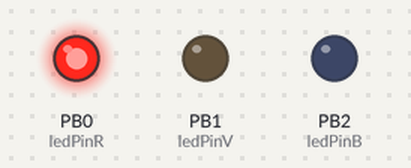
Bench run of a sketch on a simulated ATtiny85, built with avr-gcc and run on an emulated ATtiny85. On the bench: output pins drawn as LEDs (lit = HIGH).

Above: at 0.05 s.
At 1.55 s:
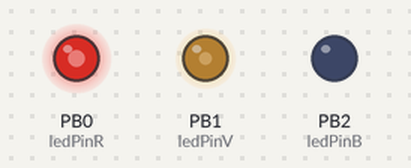
At 3.05 s:
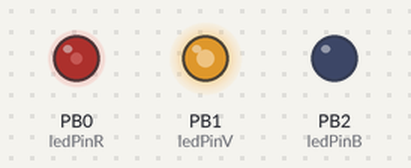
At 6.05 s:
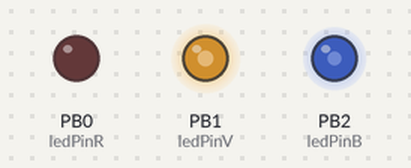
At 9.05 s:
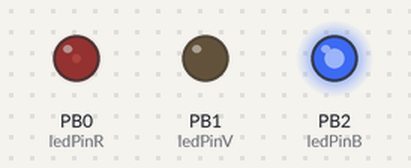
At 12.05 s:
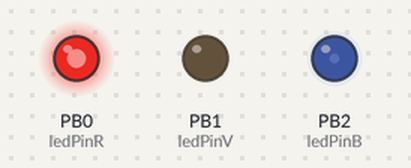
Timing chart, 0 to 16.6 s (numbered marks = the images above):
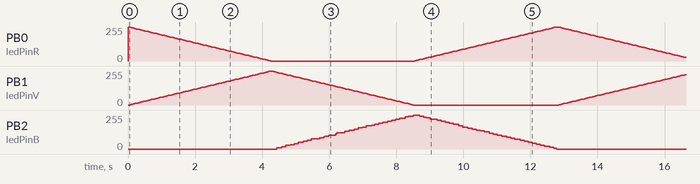

The sketch:

braceletAttiny85.ino
```cpp
int ledPinR = 0;    // LED connected to digital pin 9
int ledPinB = 2;
int ledPinV = 1;

byte colorLed(int red, int green, int blue) {
  analogWrite(ledPinR, red);
  analogWrite(ledPinV, green);
  //analogWrite(ledPinB, blue);

  if ((micros()%2550)<(10*blue)) {
    digitalWrite(ledPinB,HIGH);
  } else {
    digitalWrite(ledPinB,LOW);
  }
    //digitalWrite(ledPinB,HIGH);

   return 0;
}
unsigned long top=0;

uint32_t Wheel() {

int i = ((millis()-top)/50)% 256;

//for (int i=0;i<256;i++) {
// delay(50);


 int   WheelPos = 255 - i;
  if(WheelPos < 85) {
     colorLed(255 - WheelPos * 3, 0, WheelPos * 3);
  } else
  if(WheelPos < 170) {
    WheelPos -= 85;
     colorLed(0, WheelPos * 3, 255 - WheelPos * 3);
  } else {
  WheelPos -= 170;
   colorLed(WheelPos * 3, 255 - WheelPos * 3, 0);
  }
//}
}


void setup() {
  // put your setup code here, to run once:

  top=millis();
  pinMode(ledPinB,OUTPUT);
}

void loop() {

 Wheel();
}
```
